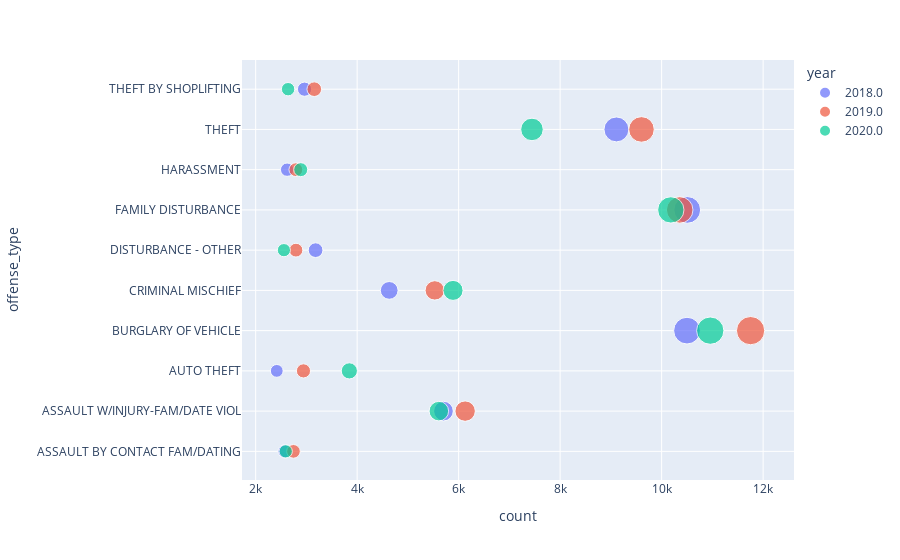

The cell this chart's notebook holds for it:
### Code cell
import plotly.express as px
df = px.data.iris()
fig = px.scatter(top_category_year, x='count', y='offense_type',
                 size='count', color='year' )
fig.show()

### Figure 1 — Plotly figure (JSON) as saved in the notebook; plotly's stock layout.template omitted (floating-point values rounded to 4 significant figures)
{"data": [{"hovertemplate": "year=2018.0<br>count=%{marker.size}<br>offense_type=%{y}<extra></extra>", "legendgroup": "2018.0", "marker": {"color": "#636efa", "size": [2570, 5701, 2416, 10500, 4632, 3181, 10505, 2620, 9109, 2963], "sizemode": "area", "sizeref": 29.38, "symbol": "circle"}, "mode": "markers", "name": "2018.0", "orientation": "h", "showlegend": true, "type": "scatter", "x": [2570, 5701, 2416, 10500, 4632, 3181, 10505, 2620, 9109, 2963], "xaxis": "x", "y": ["ASSAULT BY CONTACT FAM/DATING", "ASSAULT W/INJURY-FAM/DATE VIOL", "AUTO THEFT", "BURGLARY OF VEHICLE", "CRIMINAL MISCHIEF", "DISTURBANCE - OTHER", "FAMILY DISTURBANCE", "HARASSMENT", "THEFT", "THEFT BY SHOPLIFTING"], "yaxis": "y"}, {"hovertemplate": "year=2019.0<br>count=%{marker.size}<br>offense_type=%{y}<extra></extra>", "legendgroup": "2019.0", "marker": {"color": "#EF553B", "size": [2745, 6128, 2942, 11753, 5530, 2794, 10356, 2792, 9603, 3155], "sizemode": "area", "sizeref": 29.38, "symbol": "circle"}, "mode": "markers", "name": "2019.0", "orientation": "h", "showlegend": true, "type": "scatter", "x": [2745, 6128, 2942, 11753, 5530, 2794, 10356, 2792, 9603, 3155], "xaxis": "x", "y": ["ASSAULT BY CONTACT FAM/DATING", "ASSAULT W/INJURY-FAM/DATE VIOL", "AUTO THEFT", "BURGLARY OF VEHICLE", "CRIMINAL MISCHIEF", "DISTURBANCE - OTHER", "FAMILY DISTURBANCE", "HARASSMENT", "THEFT", "THEFT BY SHOPLIFTING"], "yaxis": "y"}, {"hovertemplate": "year=2020.0<br>count=%{marker.size}<br>offense_type=%{y}<extra></extra>", "legendgroup": "2020.0", "marker": {"color": "#00cc96", "size": [2593, 5610, 3846, 10958, 5890, 2557, 10181, 2888, 7445, 2639], "sizemode": "area", "sizeref": 29.38, "symbol": "circle"}, "mode": "markers", "name": "2020.0", "orientation": "h", "showlegend": true, "type": "scatter", "x": [2593, 5610, 3846, 10958, 5890, 2557, 10181, 2888, 7445, 2639], "xaxis": "x", "y": ["ASSAULT BY CONTACT FAM/DATING", "ASSAULT W/INJURY-FAM/DATE VIOL", "AUTO THEFT", "BURGLARY OF VEHICLE", "CRIMINAL MISCHIEF", "DISTURBANCE - OTHER", "FAMILY DISTURBANCE", "HARASSMENT", "THEFT", "THEFT BY SHOPLIFTING"], "yaxis": "y"}], "layout": {"autosize": true, "legend": {"itemsizing": "constant", "title": {"text": "year"}, "tracegroupgap": 0}, "margin": {"t": 60}, "xaxis": {"anchor": "y", "autorange": true, "domain": [0, 1], "range": [1775.0, 12520.0], "title": {"text": "count"}, "type": "linear"}, "yaxis": {"anchor": "x", "autorange": true, "domain": [0, 1], "range": [-0.7914, 9.81], "title": {"text": "offense_type"}, "type": "category"}}}
